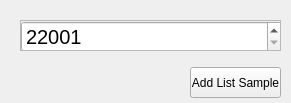
<?xml version="1.0" encoding="UTF-8"?>
<ui version="4.0">
 <class>OptionProjectIdAddListSample</class>
 <widget class="QWidget" name="OptionProjectIdAddListSample">
  <property name="geometry">
   <rect>
    <x>0</x>
    <y>0</y>
    <width>291</width>
    <height>103</height>
   </rect>
  </property>
  <property name="windowTitle">
   <string>Option Project ID</string>
  </property>
  <widget class="QScrollArea" name="scrollArea">
   <property name="geometry">
    <rect>
     <x>20</x>
     <y>20</y>
     <width>261</width>
     <height>31</height>
    </rect>
   </property>
   <property name="widgetResizable">
    <bool>true</bool>
   </property>
   <widget class="QWidget" name="scrollAreaWidgetContents">
    <property name="geometry">
     <rect>
      <x>0</x>
      <y>0</y>
      <width>259</width>
      <height>29</height>
     </rect>
    </property>
    <widget class="QDoubleSpinBox" name="doubleSpinBox">
     <property name="geometry">
      <rect>
       <x>0</x>
       <y>0</y>
       <width>261</width>
       <height>31</height>
      </rect>
     </property>
     <property name="font">
      <font>
       <pointsize>15</pointsize>
      </font>
     </property>
     <property name="decimals">
      <number>0</number>
     </property>
     <property name="minimum">
      <double>22001.000000000000000</double>
     </property>
     <property name="maximum">
      <double>30001.000000000000000</double>
     </property>
    </widget>
   </widget>
  </widget>
  <widget class="QPushButton" name="pushButton">
   <property name="geometry">
    <rect>
     <x>190</x>
     <y>67</y>
     <width>91</width>
     <height>31</height>
    </rect>
   </property>
   <property name="text">
    <string>Add List Sample</string>
   </property>
  </widget>
 </widget>
 <resources/>
 <connections/>
</ui>
